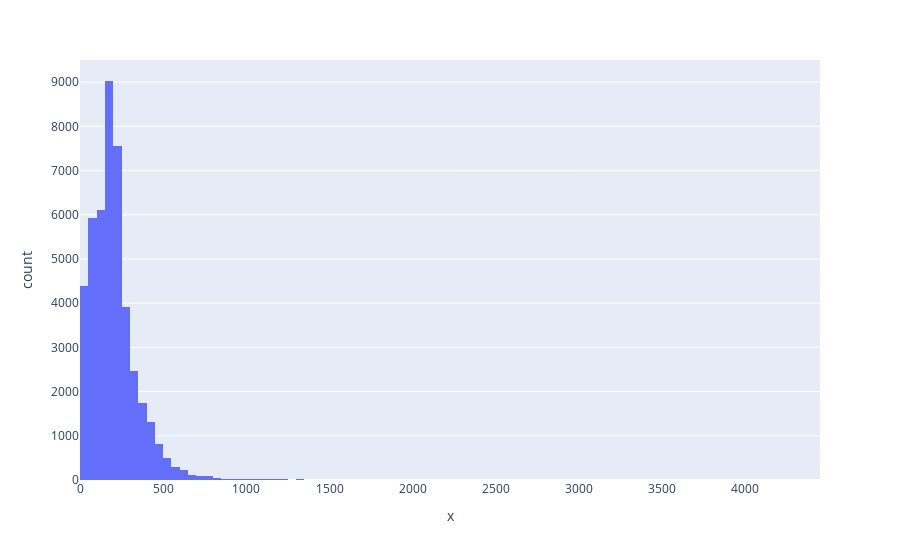

Notebook code for this chart:
### Code cell
# Visualize the distribution of number of words in a text
import plotly.express as px
fig = px.histogram(x = [len(nltk.word_tokenize(x)) for x in df.clean_joined], nbins=100)
fig.show()

### Figure 1 — Plotly figure (JSON) as saved in the notebook; plotly's stock layout.template omitted (floating-point values rounded to 4 significant figures; data arrays with more than 128 entries replaced by an {"elided": "..."} marker saying what was removed)
{"data": [{"alignmentgroup": "True", "bingroup": "x", "hovertemplate": "x=%{x}<br>count=%{y}<extra></extra>", "legendgroup": "", "marker": {"color": "#636efa", "pattern": {"shape": ""}}, "name": "", "nbinsx": 100, "offsetgroup": "", "orientation": "v", "showlegend": false, "type": "histogram", "x": {"elided": "44898 int values"}, "xaxis": "x", "yaxis": "y"}], "layout": {"barmode": "relative", "legend": {"tracegroupgap": 0}, "margin": {"t": 60}, "xaxis": {"anchor": "y", "domain": [0, 1], "title": {"text": "x"}}, "yaxis": {"anchor": "x", "domain": [0, 1], "title": {"text": "count"}}}}
